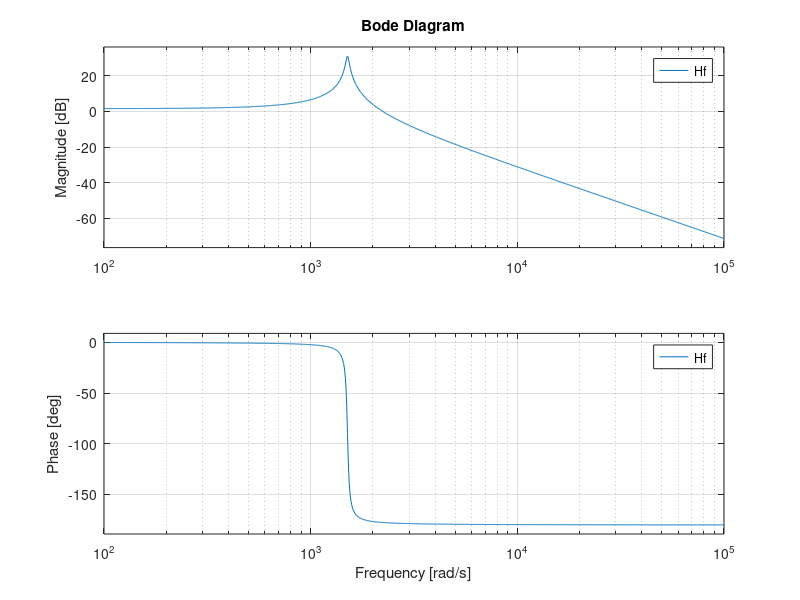

Here is the MATLAB script that generated this plot:
L = .2e-3
C = 2.2e-3
RS = 9;
ku = 0.75;
U21 = 18;
kr = 0.1;
A = 8;
H1 = tf(1,2*A);
H2 = tf(1,[L*C,L/RS,1]);
Hf = series(H1,sqrt(2)*ku*U21);
Hf = series(Hf,H2);
Hf = zpk(Hf)
V0=0.2*4
bode(Hf)
phi = 65;
wt = 1.5
%% PI
w=1.51e3;% frecventa wt la faza=-100
kdb=27.7;
k=db2mag(kdb);
Ti=4/w;
Hr=tf(k*[Ti,1],[Ti 0]);
[num_HPI,den_HPI] = tfdata(Hr,'v')
Hd=series(Hf,Hr);
Ho=feedback(Hd,1);
figure
% step(Ho)
% bode(Hd)
%% PD
beta=0.1;
gamastar=rad2deg(atan(0.9/2*sqrt(0.1)));
w=1.07e03; %frecventa la -180
Td=1/w/sqrt(beta);
kdb=95.3;
k=db2mag(kdb)*sqrt(beta);
Hr=tf(k*[Td,1],[Td*beta,1]);
[num_HPD,den_HPD] = tfdata(Hr,'v')
Hd=series(Hf,Hr);
Ho=feedback(Hd,1);
figure
% bode(Hd)
% figure
% step(Ho)
%% P
unghi=-180+100;
k=1/(10^(-0.464/20));
H_P=tf(k,1);
[num_HP,den_HP] = tfdata(H_P,'v')
% step(feedback(Hf*H_P,kr))
% bode(Hf*H_P)

%% SIMULARE REDRESOR
Rs = 4;
Cf = 7e-3
Ki = 4000